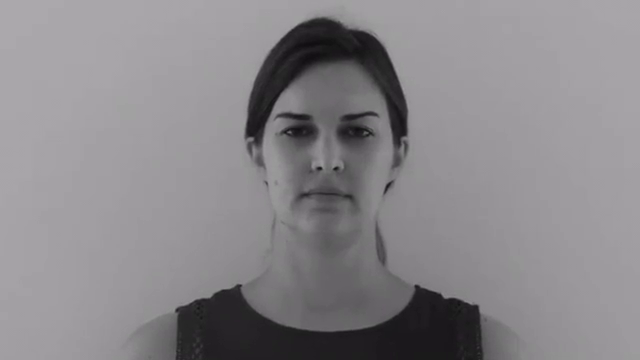
#> input picture frame 51 of code/Emotions_test_vid.mp4, 640 x 360 px
$ python live-video_20210419165713.py
#> lines starting #> are read from the running program, lines starting #| are printed output that depends on the picture; after the words box and inside, x2 and y2 are one past the last pixel; in counts of white or black regions, pixels touching at a corner belong together
import os
import cv2
import sys

import numpy as np
from models import SimpleModel
from preprocess import Datasets

import hyperparameters as hp
import tensorflow as tf

from skimage.transform import resize
from PIL import Image, ImageFont, ImageDraw


# mp4, get all images frame by frame
def get_frames():
    vidcap = cv2.VideoCapture('Emotions_test_vid.mp4')
    fps = vidcap.get(cv2.CAP_PROP_FPS)
    frames = []
    success, image = vidcap.read()
#> image is the input picture: shape (360, 640, 3); mean B, G, R 138.6, 135, 137.7
    count = 0
    while success:
        image = cv2.cvtColor(image, cv2.COLOR_BGR2GRAY)
#> image: shape (360, 640)
        image = resize(image, (48, 48, 3))
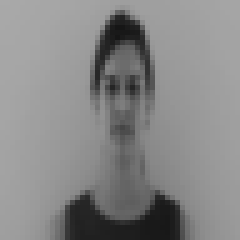
#> image: shape (48, 48, 3) float64 (shown 5 times larger); min 0.0867, max 0.663, mean 0.533
        path = os.sep + 'video_imgs' + os.sep + 'frame' + str(count) + '.jpg'
        cv2.imwrite(path, image)    #save frame as JPEG file
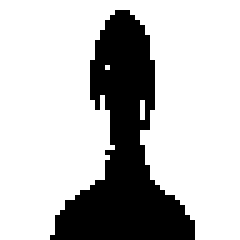
#> saved as frame0.jpg: shape (48, 48, 3) (shown 5 times larger); values 0 (black) and 1 (white), 74.5% white; 1 black region, box (x1, y1, x2, y2) and area: (10, 2, 39, 48) 587
        frames.append(image)
        success, image = vidcap.read()
        ##print('Read a new frame: ', success)
        count += 1
    return frames, fps

def main():
    # Get frames
    # Predict each frame's classification
    # Display the results

    # Creates frames from the video
    frames, fps = get_frames()

    # The path and file of the weights
    weights_str = '/Users/Natalie/Desktop/cs1430/CV-final-project/code/checkpoints/simple_model/041321-113618/your.weights.e015-acc0.6121.h5'

    # The path to where the frames are stored
    #data_str = os.sep + 'video_imgs' + os.sep

    # Run script from location of run.py
    os.chdir(sys.path[0])

    # Initializes a Datasets
    #datasets = Datasets(data_str, '1')

    # Initializes a model
    model = SimpleModel()
    model(tf.keras.Input(shape=(hp.img_size, hp.img_size, 3)))
    model.load_weights(weights_str, by_name=False)

    model.compile(
        optimizer=model.optimizer,
        loss=model.loss_fn,
        metrics=["sparse_categorical_accuracy"])

    #print('Testing...')

    sorted_imgs = []
    #(237, 230, 211)
    frames_arr = np.array(frames)
    predictions = model.predict(frames_arr)
    for i, img in enumerate(predictions):
        pred = np.argmax(img)
        p = pred
        f = frames_arr[i]
        caption = ''
        if (p == 0):
            caption = 'Angry'
        elif (p == 1):
            caption = 'Disgust'
        elif (p == 2):
            caption = 'Fear'
        elif (p == 3):
            caption = 'Happy'
        elif (p == 4):
            caption = 'Sad'
        elif (p == 5):
            caption = 'Surprise'
        elif (p == 6):
            caption = 'Neutral'
        c_font = ImageFont.truetype('Ariel.ttf', size=20)

        new_img = ImageDraw.Draw(f)
        new_img.text((15,15), caption, (24, 23, 21), font=c_font)
        sorted_imgs.append(new_img)

    # Creates a video from the classified frames
    out = cv2.VideoWriter('test_result_video.avi', cv2.VideoWriter_fourcc(*'DIVX'), fps, (hp.img_size, hp.img_size))

    for img in sorted_imgs:
        out.write(img)
    out.release()

    ##model(tf.keras.Imput(shape=(hp.img)))

print(1)
main()
#print('Finish!!')
